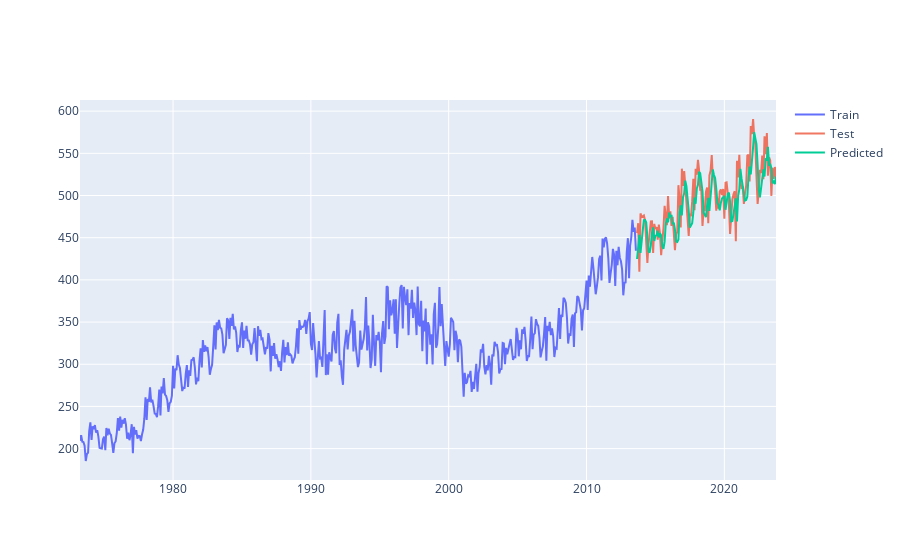

This figure's notebook cell:
### Code cell
X_plot_train = pd.DataFrame(X_train, columns=X.columns)
X_plot_train['dt'] = data_lagged[data_lagged.index < X_plot_train.shape[0]]['dt']
X_plot_train['Total Renewable Energy'] = y_train

X_plot_test = pd.DataFrame(X_test, columns=X.columns)
X_plot_test['dt'] = data_lagged[data_lagged.index >= X_plot_train.shape[0]]['dt'].reset_index(drop=True)
X_plot_test['Total Renewable Energy'] = y_test.reset_index(drop=True)

fig = go.Figure()
fig.add_trace(go.Scatter(x=X_plot_train['dt'], y=X_plot_train['Total Renewable Energy'], mode='lines', name='Train'))
fig.add_trace(go.Scatter(x=X_plot_test['dt'], y=X_plot_test['Total Renewable Energy'], mode='lines', name='Test', opacity=0.8))
fig.add_trace(go.Scatter(x=X_plot_test['dt'], y=y_pred, mode='lines', name='Predicted'))
fig.show()
